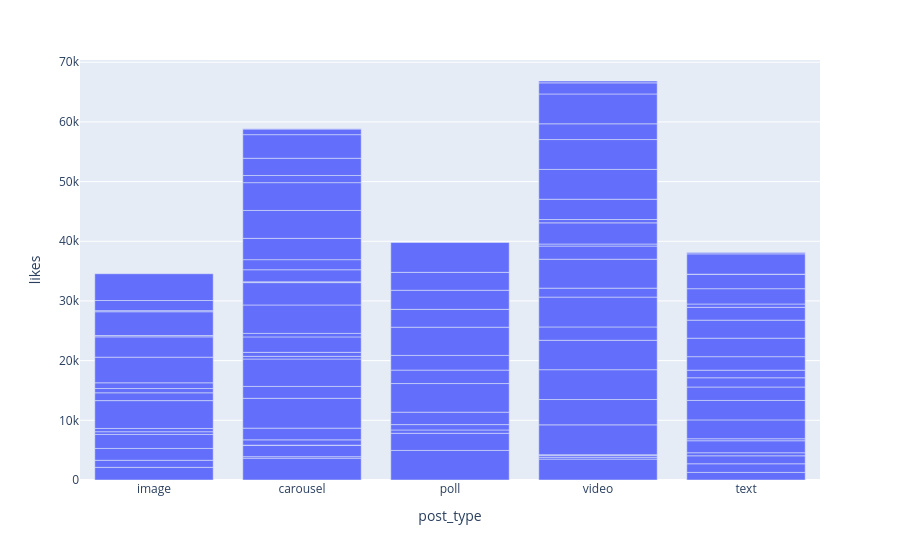

Notebook code for this chart:
### Markdown cell above
# Plot bar grapg using plotly

### Code cell
fig=px.bar(data_frame=df,x='post_type',y='likes')
fig.show()

### Figure 1 — Plotly figure (JSON) as saved in the notebook; plotly's stock layout.template omitted (floating-point values rounded to 4 significant figures)
{"data": [{"hovertemplate": "post_type=%{x}<br>likes=%{y}<extra></extra>", "legendgroup": "", "marker": {"color": "#636efa", "pattern": {"shape": ""}}, "name": "", "orientation": "v", "showlegend": false, "textposition": "auto", "type": "bar", "x": ["image", "carousel", "poll", "image", "video", "carousel", "image", "text", "video", "carousel", "text", "video", "carousel", "text", "carousel", "image", "poll", "text", "text", "image", "poll", "carousel", "text", "carousel", "poll", "carousel", "text", "poll", "image", "carousel", "poll", "image", "video", "poll", "image", "video", "video", "poll", "video", "carousel", "carousel", "video", "carousel", "text", "video", "text", "poll", "video", "image", "text", "text", "image", "video", "image", "carousel", "image", "video", "video", "video", "carousel", "video", "carousel", "image", "carousel", "image", "text", "carousel", "video", "image", "text", "video", "carousel", "text", "video", "video", "text", "carousel", "poll", "carousel", "text", "video", "carousel", "video", "carousel", "text", "text", "text", "text", "carousel", "poll", "carousel", "video", "carousel", "image", "poll", "carousel", "video", "text", "poll", "image"], "xaxis": "x", "y": [2121, 3660, 4955, 1183, 3499, 256, 1982, 1274, 317, 1878, 1446, 304, 45, 1333, 889, 2348, 2872, 512, 2013, 455, 559, 1961, 332, 5000, 898, 1992, 3161, 2083, 548, 4594, 4795, 4665, 119, 2253, 1309, 5000, 4245, 2463, 5000, 447, 667, 4929, 2586, 3259, 2236, 2251, 4726, 5000, 725, 1551, 1268, 950, 1498, 4297, 592, 3401, 4846, 2204, 344, 4763, 3544, 3742, 227, 130, 3982, 2265, 2026, 560, 187, 3094, 3398, 1690, 3026, 5000, 5000, 2153, 3571, 2990, 4678, 553, 2642, 4656, 5000, 1203, 2566, 2416, 15, 3404, 2884, 3195, 3956, 1857, 951, 1694, 3005, 36, 314, 229, 5000, 4483], "yaxis": "y"}], "layout": {"barmode": "relative", "legend": {"tracegroupgap": 0}, "margin": {"t": 60}, "xaxis": {"anchor": "y", "domain": [0, 1], "title": {"text": "post_type"}}, "yaxis": {"anchor": "x", "domain": [0, 1], "title": {"text": "likes"}}}}
